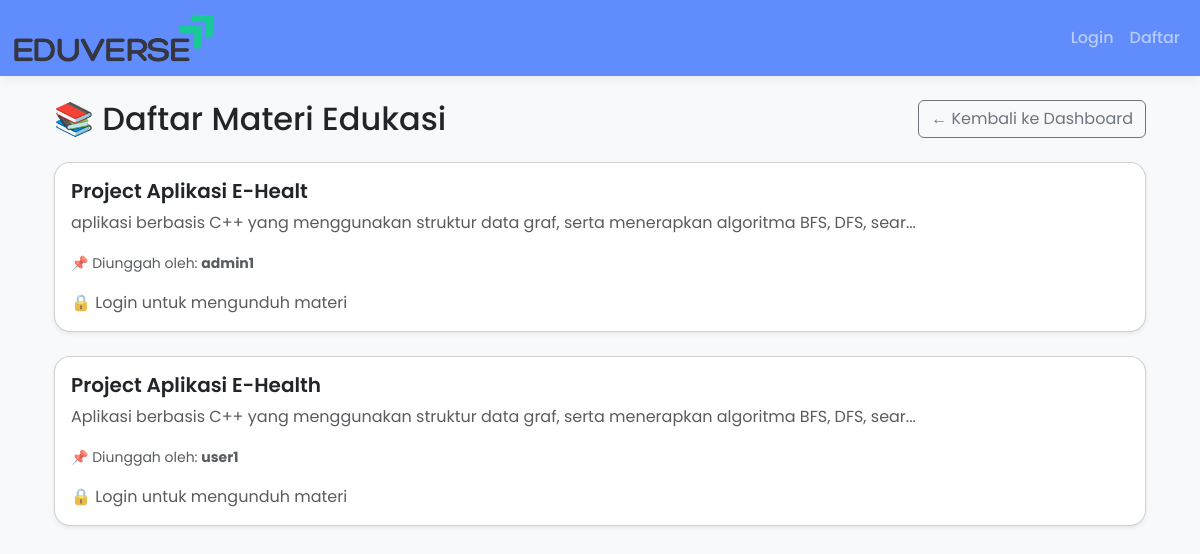
The page /materials on the database its author committed.
### app/models.py (models this page shows)
class Material(db.Model):
    id = db.Column(db.Integer, primary_key=True)
    title = db.Column(db.String(255), nullable=False)
    description = db.Column(db.Text, nullable=False)
    filename = db.Column(db.String(255), nullable=False)
    uploader_id = db.Column(db.Integer, db.ForeignKey('user.id', ondelete='CASCADE'))  # bukan user_id
    approved = db.Column(db.Boolean, default=False)
    uploader = db.relationship('User', backref='materials')

class User(db.Model, UserMixin):
    id = db.Column(db.Integer, primary_key=True)
    name = db.Column(db.String(100), nullable=False)
    email = db.Column(db.String(150), unique=True, nullable=False)
    password = db.Column(db.String(200), nullable=False)
    role = db.Column(db.String(20), default='user')  # bisa 'user' atau 'admin'

### app/routes.py (the view)
@main.route('/materials')
def materials():
    approved_materials = Material.query.filter_by(approved=True).all()
    return render_template('materials.html', materials=approved_materials)

### app/templates/materials.html (shortened to what this page needs)
{% extends 'base.html' %}
{% block content %}
<link href="https://cdn.jsdelivr.net/npm/bootstrap-icons@1.10.5/font/bootstrap-icons.css" rel="stylesheet">
<div class="container mt-4">
  <div class="d-flex justify-content-between align-items-center mb-4">
    <h2 class="mb-0">📚 Daftar Materi Edukasi</h2>
    <a href="{{ url_for('main.dashboard') }}" class="btn btn-outline-secondary">← Kembali ke Dashboard</a>
  </div>
  {% for m in materials %}
    <div class="card shadow-sm mb-4">
      <div class="card-body">
        <h5 class="card-title">{{ m.title }}</h5>
        <p class="card-text text-muted">
          {{ m.description[:100] }}{% if m.description|length > 100 %}...{% endif %}
        </p>
        <p class="card-text">
          <small class="text-muted">📌 Diunggah oleh: <strong>{{ m.uploader.name }}</strong></small>
        </p>
        {% if current_user.is_authenticated %}
          <a href="{{ url_for('main.material_detail', material_id=m.id) }}" class="btn btn-info btn-sm me-2">
            👁️ Lihat Detail
          </a>
          <a href="{{ url_for('static', filename='uploads/' ~ m.filename) }}" class="btn btn-primary btn-sm" download>
            ⬇️ Unduh
          </a>
          {% if current_user.role == 'admin' %}
          <a href="{{ url_for('main.edit_material', material_id=m.id) }}" class="btn btn-warning btn-sm">
            <i class="bi bi-pencil-square"></i> Edit</a>
          <form action="{{ url_for('main.delete_material', material_id=m.id) }}" method="post" style="display:inline;" onsubmit="return confirm('Yakin ingin menghapus materi ini?');">
            <button type="submit" class="btn btn-danger btn-sm">
               <i class="bi bi-trash"></i> Hapus
            </button>
          </form>
        {% endif %}
        {% else %}
          <span class="text-muted">🔒 Login untuk mengunduh materi</span>
        {% endif %}
      </div>
    </div>
  {% else %}
    <div class="alert alert-info">Belum ada materi yang tersedia.</div>
  {% endfor %}
</div>
{% endblock %}

### app/templates/base.html (shortened to what this page needs)
<!DOCTYPE html>
<html lang="id">
<head>
  <link href="https://cdn.jsdelivr.net/npm/bootstrap@5.3.0/dist/css/bootstrap.min.css" rel="stylesheet">
  <link rel="stylesheet" href="https://cdn.jsdelivr.net/npm/bootstrap-icons@1.10.5/font/bootstrap-icons.css">
</head>
<body>
<nav class="navbar navbar-expand-lg navbar-dark" style="background-color: #608cfc;">
  <div class="container-fluid">
    <a class="navbar-brand d-flex align-items-center" href="{{ url_for('main.index') }}">
      <img src="{{ url_for('static', filename='logo_edu.png') }}" alt="Eduverse Logo">
    </a>
    <div class="collapse navbar-collapse" id="navbarNav">
      <ul class="navbar-nav ms-auto">
        {% if current_user.is_authenticated %}
          {% if current_user.role == 'admin' %}
            <li class="nav-item">
              <a class="nav-link" href="{{ url_for('main.admin_dashboard') }}">Dashboard</a>
            </li>
            <li class="nav-item">
              <a class="nav-link" href="{{ url_for('main.manage_users') }}">Kelola Pengguna</a>
            </li>
          {% else %}
            <li class="nav-item">
              <a class="nav-link" href="{{ url_for('main.user_dashboard') }}">Dashboard</a>
            </li>
          {% endif %}
          <li class="nav-item">
            <a class="nav-link" href="{{ url_for('main.materials') }}">Materi</a>
          </li>
          <li class="nav-item">
            <a class="nav-link" href="{{ url_for('main.upload') }}">Upload</a>
          </li>
          <li class="nav-item">
            <a class="nav-link text-warning" href="{{ url_for('main.logout') }}">Logout</a>
          </li>
        {% else %}
          <li class="nav-item">
            <a class="nav-link" href="{{ url_for('main.login') }}">Login</a>
          </li>
          <li class="nav-item">
            <a class="nav-link" href="{{ url_for('main.register') }}">Daftar</a>
          </li>
        {% endif %}
      </ul>
    </div>
  </div>
</nav>
<div class="container mt-4">
  {% block content %}
  {% endblock %}
</div>
</body>
</html>

### app/templates/base.html (style rules this page uses)
body { font-family: 'Poppins', sans-serif; background-color: #f8f9fa; }
.navbar { box-shadow: 0 4px 8px rgba(0, 0, 0, 0.05); }
.navbar-brand img { height: 50px; margin-right: 15px; }
.nav-link { font-weight: 500; transition: all 0.3s ease; }
.card { border-radius: 1rem; }
.card-title { font-weight: 600; }

### rows shown on the page
Material: title "Project Aplikasi E-Healt", description "aplikasi berbasis C++ yang menggunakan struktur data graf, serta menerapkan algoritma BFS, DFS, sear", uploader.name "admin1"
Material: title "Project Aplikasi E-Health", description "Aplikasi berbasis C++ yang menggunakan struktur data graf, serta menerapkan algoritma BFS, DFS, sear", uploader.name "user1"
